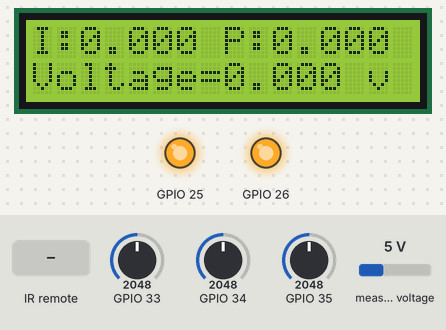
The sketch below on a simulated ESP32. Shown: 16×2 character LCD, output pins drawn as LEDs (lit = HIGH). Inputs (shaded band) come from the test bench; at power-on: GPIO 34 = 2048, GPIO 35 = 2048, GPIO 33 = 2048, measured voltage 5 V (analog values on the 0–4095 scale). WiFi joins after 1.5 s; servers stay silent unless stated; uploads are accepted with an empty reply; what the sketch prints to the serial monitor is not drawn.

Above: at 12.1 s.
12.2 s: infrared code 0xA758FF00 received
At 12.8 s:
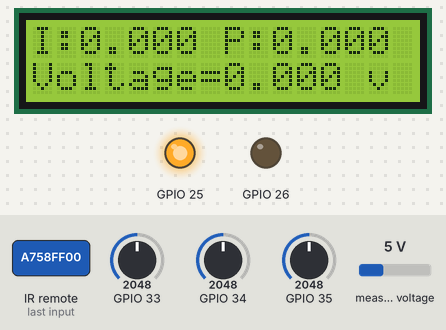
13.7 s: GPIO 34 set to 2866
At 14.6 s:
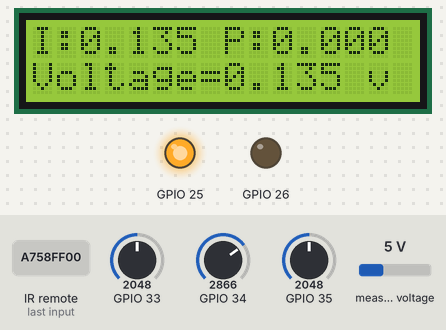
17.0 s: infrared code 0xBB44FF00 received
At 18.1 s:
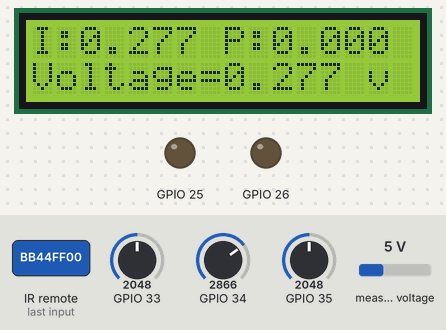
21.8 s: GPIO 35 set to 2866
At 24.0 s:
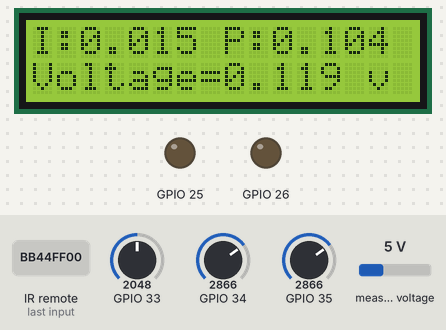
26.0 s: infrared code 0xA758FF00 received
At 26.3 s:
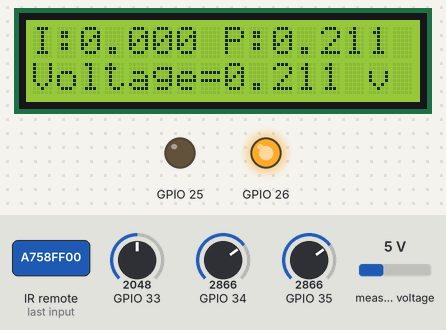
30.8 s: GPIO 34 set to 3972
At 33.2 s:
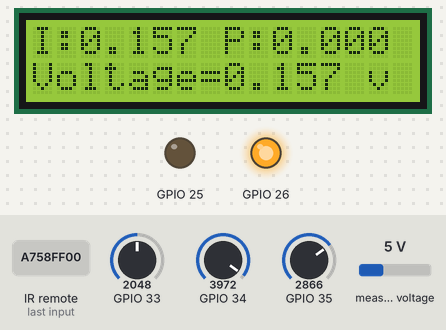
Timing chart, 0 to 34.7 s (numbered marks = the images above; inputs shaded):
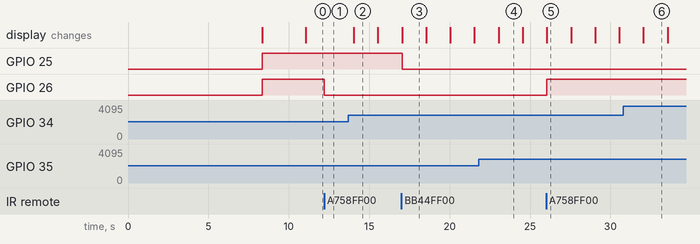

Measured:
- after the input at 12.2 s, GPIO 26: HIGH → LOW at once
- after the input at 13.7 s, the display: changes after 0.35 s (image 2)
- after the input at 17.0 s, GPIO 25: HIGH → LOW after 0.05 s
- after the input at 26.0 s, GPIO 26: LOW → HIGH after 0.05 s
- after the input at 30.8 s, the display: changes after 1.3 s (image 6)
- what the display in image 2 shows lasts 1.5 s, from 14.0 s to 15.5 s

The sketch:

main.ino
```cpp
#include <Arduino.h>
#include "PinConfig.h"
#include "IRHandler.h"
#include "Current.h"
#include "Voltage.h"
#include "display.h"
#include "WebClient.h"

// ===================== CONFIGURATION =====================
const char* WIFI_SSID = "RCB";
const char* WIFI_PASSWORD = "http@007";
const char* SERVER_URL = "http://192.168.31.222:5000";

// Sensor Calibration Constants
const float slope_1 = 0.002907;
const float intercept_1 = -0.0659;
const float slope_2 = 0.003176;
const float intercept_2 = -0.07196;
const float slope_3 = 0.003176;
const float intercept_3 = -0.07196;

// Voltage Sensor Configuration
const uint8_t VOLTAGE_PIN = 19;
const float Vref = 3.3;
const float VOLTAGE_CALIBRATION = 1185.0;

// ===================== CREATE INSTANCES =====================
PinConfig pinConfig;
CurrentSensor sensor1(34, slope_1, intercept_1);
CurrentSensor sensor2(35, slope_2, intercept_2);
CurrentSensor sensor3(33, slope_3, intercept_3);
VoltageSensor voltageSensor(VOLTAGE_PIN, Vref, VOLTAGE_CALIBRATION);
IRHandler irHandler(pinConfig);
Display display;
WebClient webClient(WIFI_SSID, WIFI_PASSWORD, SERVER_URL);

// ===================== TIMING VARIABLES =====================
unsigned long printPeriod = 1500;           // Print every 1.5 seconds
unsigned long previousMillis = 0;
unsigned long webSendPeriod = 10000;        // Send data every 10 seconds
unsigned long previousWebMillis = 0;
unsigned long commandCheckPeriod = 3000;    // Check commands every 3 seconds
unsigned long previousCommandCheck = 0;

// ===================== GLOBAL VARIABLES =====================
float lastVoltage = 0;
float lastCurrent1 = 0;
float lastCurrent2 = 0;
float lastCurrent3 = 0;
float lastTotalCurrent = 0;
float lastPower1 = 0;
float lastPower2 = 0;
float lastTotalPower = 0;

// ===================== SETUP =====================
void setup() {
    Serial.begin(115200);
    delay(1000);

    Serial.println("\n\n========================================");
    Serial.println("⚡ SMART ENERGY METER");
    Serial.println("   with Web Remote Control");
    Serial.println("========================================\n");
    delay(2000);

    // Initialize Current Sensors
    Serial.println("📊 Initializing current sensors...");
    sensor1.begin();
    sensor2.begin();
    sensor3.begin();

    // Calibrate Current Sensors
    Serial.println("🔧 Calibrating current sensors...");
    Serial.println("   Ensure NO LOAD is connected!");
    delay(1000);
    sensor1.calibrate(1000);
    delay(500);
    sensor2.calibrate(1000);
    delay(500);
    sensor3.calibrate(1000);
    Serial.println("✅ Calibration complete\n");

    // Initialize Voltage Sensor
    Serial.println("⚡ Initializing voltage sensor...");
    voltageSensor.begin();

    // Initialize Hardware
    Serial.println("🔌 Initializing relay control...");
    pinConfig.begin();

    Serial.println("📡 Initializing IR receiver...");
    irHandler.begin();

    Serial.println("📺 Initializing LCD display...");
    display.begin();

    // Initialize WiFi
    webClient.begin();

    Serial.println("\n========================================");
    Serial.println("✅ SYSTEM READY");
    Serial.println("========================================");
    Serial.println("Control Methods:");
    Serial.println("  • IR Remote: Local control");
    Serial.println("  • Web Dashboard: Remote control");
    Serial.println("\nData Flow:");
    Serial.println("  • Sensors → Server: Every 10s");
    Serial.println("  • Server → Relays: Every 3s (polling)");
    Serial.println("========================================\n");

    delay(1000);
}

// ===================== MAIN LOOP =====================
void loop() {
    // Maintain WiFi connection
    webClient.maintain();

    // Process IR remote commands (local control)
    irHandler.update();

    // Continuously update current sensors
    sensor1.update();
    sensor2.update();
    sensor3.update();

    // Print readings and update display
    if ((unsigned long)(millis() - previousMillis) >= printPeriod) {
        previousMillis = millis();

        Serial.println("\n========== READINGS ==========");

        // Get readings
        lastCurrent1 = sensor1.getCurrent(1);
        lastCurrent2 = sensor2.getCurrent(2);
        lastCurrent3 = sensor3.getCurrent(3);
        lastVoltage = voltageSensor.getRmsVoltage();

        Serial.print("Voltage: ");
        Serial.print(lastVoltage, 2);
        Serial.println(" V");

        lastTotalCurrent = lastCurrent1 + lastCurrent2;
        Serial.print("Total Current: ");
        Serial.print(lastTotalCurrent, 3);
        Serial.println(" A");

        // Calculate power
        lastPower1 = lastVoltage * lastCurrent1;
        lastPower2 = lastVoltage * lastCurrent2;
        lastTotalPower = lastPower1 + lastPower2;

        Serial.print("Total Power: ");
        Serial.print(lastTotalPower, 2);
        Serial.println(" W");

        // Display relay states
        Serial.print("Relays: R1=");
        Serial.print(pinConfig.getRelay1State() ? "ON" : "OFF");
        Serial.print(" | R2=");
        Serial.println(pinConfig.getRelay2State() ? "ON" : "OFF");

        Serial.println("==============================\n");

        // Update LCD
        display.showCurrents(lastCurrent1, lastCurrent2, lastTotalCurrent);
    }

    // Send data to web server
    if ((unsigned long)(millis() - previousWebMillis) >= webSendPeriod) {
        previousWebMillis = millis();

        if (webClient.isConnected()) {
            Serial.println("📤 Sending data to server...");

            webClient.sendData(
                lastVoltage,
                lastCurrent1,
                lastCurrent2,
                lastCurrent3,
                lastTotalCurrent,
                lastPower1,
                lastPower2,
                lastTotalPower,
                pinConfig.getRelay1State(),
                pinConfig.getRelay2State()
            );
        }
    }

    // Check for relay commands from web server (SIMPLIFIED!)
    if ((unsigned long)(millis() - previousCommandCheck) >= commandCheckPeriod) {
        previousCommandCheck = millis();

        if (webClient.isConnected()) {
            // Get current states
            bool relay1 = pinConfig.getRelay1State();
            bool relay2 = pinConfig.getRelay2State();

            // Check for new commands and update states
            if (webClient.checkRelayCommands(relay1, relay2)) {
                // States were updated by checkRelayCommands()
                // Now apply them to the hardware
                pinConfig.setRelay1(relay1);
                pinConfig.setRelay2(relay2);
            }
        }
    }
}
```

IRHandler.h
```cpp
#ifndef IR_HANDLER_H
#define IR_HANDLER_H

#include <Arduino.h>
#include <IRremote.h>
#include "PinConfig.h"

// IR Remote Control Handler Class
class IRHandler {
private:
    // ==================== CONSTANTS ====================
    static const uint8_t IR_RECEIVE_PIN = 19;
    static const unsigned long IR_CODE_RELAY1 = 0xA758FF00;
    static const unsigned long IR_CODE_RELAY2 = 0xBB44FF00;

    // ==================== PRIVATE VARIABLES ====================
    unsigned long lastCode;
    bool initialized;
    PinConfig& pinConfig;  // Reference to PinConfig instance

public:
    // Constructor taking PinConfig reference
    IRHandler(PinConfig& config) : lastCode(0), initialized(false), pinConfig(config) {}

    // Initialize IR receiver
    void begin() {
        if (!initialized) {
            IrReceiver.begin(IR_RECEIVE_PIN, ENABLE_LED_FEEDBACK);
            initialized = true;
            Serial.println("IR Receiver ready...");
        }
    }

    // Process IR input - returns true if a valid command was processed
    bool update() {
        if (!initialized || !pinConfig.isInitialized()) return false;
        if (!IrReceiver.decode()) return false;

        unsigned long code = IrReceiver.decodedIRData.decodedRawData;

        // NEC repeat code handling
        if (code == 0xFFFFFFFF) {
            code = lastCode; // repeat the last valid code
        }

        bool processed = false;
        if (code != 0) {
            if (code == IR_CODE_RELAY1) {
                pinConfig.toggleRelay1();
                Serial.println(pinConfig.getRelay1State() ? "Relay1 ON" : "Relay1 OFF");
                processed = true;
            }
            else if (code == IR_CODE_RELAY2) {
                pinConfig.toggleRelay2();
                Serial.println(pinConfig.getRelay2State() ? "Relay2 ON" : "Relay2 OFF");
                processed = true;
            }

            if (processed) {
                lastCode = code;
            }
        }

        IrReceiver.resume();
        return processed;
    }

    // Get the last received code
    unsigned long getLastCode() const {
        return lastCode;
    }

    // Check if IR receiver is initialized
    bool isInitialized() const {
        return initialized;
    }
};

#endif // IR_HANDLER_H
```

Voltage.h
```cpp
#ifndef VOLTAGE_H
#define VOLTAGE_H

#include <Arduino.h>
#include <ZMPT101B.h>

// Voltage Sensor Class wrapper for ZMPT101B library
class VoltageSensor {
private:
    // ==================== PRIVATE VARIABLES ====================
    uint8_t sensorPin;
    float vref;
    float sensitivity;
    ZMPT101B* sensor;
    bool initialized;

public:
    // Constructor
    VoltageSensor(uint8_t pin, float reference = 3.3, float calibration = 890.0)
        : sensorPin(pin),
          vref(reference),
          sensitivity(calibration),
          sensor(nullptr),
          initialized(false) {}

    // Destructor
    ~VoltageSensor() {
        if (sensor != nullptr) {
            delete sensor;
        }
    }

    // Initialize sensor
    void begin() {
        if (!initialized) {
            // Create ZMPT101B sensor object
            sensor = new ZMPT101B(sensorPin, vref);

            // Set calibration sensitivity
            sensor->setSensitivity(sensitivity);

            initialized = true;

            Serial.print("Voltage Sensor initialized on pin ");
            Serial.println(sensorPin);
        }
    }

    // Get RMS voltage (directly calls library function)
    float getRmsVoltage() {
        if (!initialized || sensor == nullptr) {
            return 0.0;
        }
        return sensor->getRmsVoltage();
    }

    // Set calibration sensitivity
    void setSensitivity(float factor) {
        sensitivity = factor;
        if (initialized && sensor != nullptr) {
            sensor->setSensitivity(sensitivity);
        }
    }

    // Get current sensitivity value
    float getSensitivity() const {
        return sensitivity;
    }

    // Check if sensor is initialized
    bool isInitialized() const {
        return initialized;
    }

    // Print voltage reading to Serial
    void printVoltage() {
        if (!initialized) return;

        float voltage = getRmsVoltage();
        Serial.print("AC RMS Voltage: ");
        Serial.print(voltage);
        Serial.println(" V");
    }
};

#endif // VOLTAGE_H
```

WebClient.h
```cpp
#ifndef WEB_CLIENT_H
#define WEB_CLIENT_H

#include <Arduino.h>
#include <WiFi.h>
#include <HTTPClient.h>
#include <ArduinoJson.h>

class WebClient {
private:
    const char* ssid;
    const char* password;
    String serverUrl;
    bool connected;
    unsigned long lastReconnectAttempt;
    const unsigned long reconnectInterval = 30000;
    HTTPClient http;

public:
    WebClient(const char* wifi_ssid, const char* wifi_password, const char* server_url)
        : ssid(wifi_ssid),
          password(wifi_password),
          serverUrl(server_url),
          connected(false),
          lastReconnectAttempt(0) {}

    // Initialize WiFi connection
    void begin() {
        Serial.println("\n========================================");
        Serial.println("🌐 WebClient: Connecting to WiFi...");
        Serial.print("   SSID: ");
        Serial.println(ssid);
        Serial.println("========================================");

        WiFi.mode(WIFI_STA);
        WiFi.begin(ssid, password);

        int attempts = 0;
        while (WiFi.status() != WL_CONNECTED && attempts < 20) {
            delay(500);
            Serial.print(".");
            attempts++;
        }
        Serial.println();

        if (WiFi.status() == WL_CONNECTED) {
            connected = true;
            Serial.println("\n✅ WiFi Connected Successfully!");
            Serial.print("   IP Address: ");
            Serial.println(WiFi.localIP());
            Serial.print("   Signal Strength: ");
            Serial.print(WiFi.RSSI());
            Serial.println(" dBm");
            Serial.print("   Server URL: ");
            Serial.println(serverUrl);
        } else {
            connected = false;
            Serial.println("\n❌ WiFi Connection Failed!");
            Serial.println("   Please check:");
            Serial.println("   - WiFi SSID and Password");
            Serial.println("   - Router is powered on");
            Serial.println("   - ESP32 is in range");
        }
        Serial.println("========================================\n");
    }

    // Maintain WiFi connection
    void maintain() {
        if (WiFi.status() != WL_CONNECTED) {
            connected = false;

            if (millis() - lastReconnectAttempt >= reconnectInterval) {
                lastReconnectAttempt = millis();
                Serial.println("🔄 WebClient: Reconnecting to WiFi...");
                WiFi.disconnect();
                WiFi.begin(ssid, password);
            }
        } else if (!connected) {
            connected = true;
            Serial.println("\n✅ WebClient: WiFi Reconnected!");
            Serial.print("   IP Address: ");
            Serial.println(WiFi.localIP());
        }
    }

    // Send sensor data to server
    bool sendData(float voltage, float current1, float current2, float current3,
                  float totalCurrent, float power1, float power2, float totalPower,
                  bool relay1State, bool relay2State) {

        if (!connected) {
            Serial.println("❌ WebClient: Not connected to WiFi");
            return false;
        }

        StaticJsonDocument<512> doc;
        doc["voltage"] = voltage;
        doc["current1"] = current1;
        doc["current2"] = current2;
        doc["current3"] = current3;
        doc["total_current"] = totalCurrent;
        doc["power1"] = power1;
        doc["power2"] = power2;
        doc["total_power"] = totalPower;
        doc["relay1_state"] = relay1State;
        doc["relay2_state"] = relay2State;

        String jsonData;
        serializeJson(doc, jsonData);

        String endpoint = serverUrl + "/api/data";
        http.begin(endpoint);
        http.addHeader("Content-Type", "application/json");

        int httpResponseCode = http.POST(jsonData);

        if (httpResponseCode > 0) {
            Serial.print("✅ WebClient: Data sent | Response: ");
            Serial.println(httpResponseCode);
            http.end();
            return true;
        } else {
            Serial.print("❌ WebClient: Failed to send | Error: ");
            Serial.println(httpResponseCode);
            http.end();
            return false;
        }
    }

    // Check for relay commands from server (POLLING)
    bool checkRelayCommands(bool &relay1State, bool &relay2State) {
        if (!connected) {
            return false;
        }

        String endpoint = serverUrl + "/api/relay/commands";
        http.begin(endpoint);
        http.setTimeout(5000);  // 5 second timeout

        int httpResponseCode = http.GET();

        if (httpResponseCode == 200) {
            String payload = http.getString();

            // Parse JSON response
            StaticJsonDocument<256> doc;
            DeserializationError error = deserializeJson(doc, payload);

            if (!error) {
                bool newRelay1 = doc["relay1"];
                bool newRelay2 = doc["relay2"];

                // Check if states changed
                bool changed = false;

                if (newRelay1 != relay1State) {
                    relay1State = newRelay1;
                    Serial.print("🔌 WebClient: Relay 1 → ");
                    Serial.println(relay1State ? "ON" : "OFF");
                    changed = true;
                }

                if (newRelay2 != relay2State) {
                    relay2State = newRelay2;
                    Serial.print("🔌 WebClient: Relay 2 → ");
                    Serial.println(relay2State ? "ON" : "OFF");
                    changed = true;
                }

                http.end();
                return changed;
            } else {
                Serial.println("❌ WebClient: Failed to parse JSON");
                http.end();
                return false;
            }
        } else if (httpResponseCode > 0) {
            Serial.print("⚠️  WebClient: Command check failed | HTTP: ");
            Serial.println(httpResponseCode);
        }
        // Silently ignore -1 (no connection) to avoid spam

        http.end();
        return false;
    }

    // Get latest data from server (optional - for future use)
    bool getLatestData(String& response) {
        if (!connected) return false;

        String endpoint = serverUrl + "/api/latest";
        http.begin(endpoint);
        int httpResponseCode = http.GET();

        if (httpResponseCode > 0) {
            response = http.getString();
            http.end();
            return true;
        } else {
            http.end();
            return false;
        }
    }

    // Check connection status
    bool isConnected() {
        return connected && (WiFi.status() == WL_CONNECTED);
    }

    // Get WiFi signal strength
    int getSignalStrength() {
        return WiFi.RSSI();
    }

    // Get IP address
    String getIPAddress() {
        return WiFi.localIP().toString();
    }
};

#endif // WEB_CLIENT_H
```

Source omitted: current.h (3358 bytes), display.h (1112 bytes), PinConfig.h (2022 bytes)
